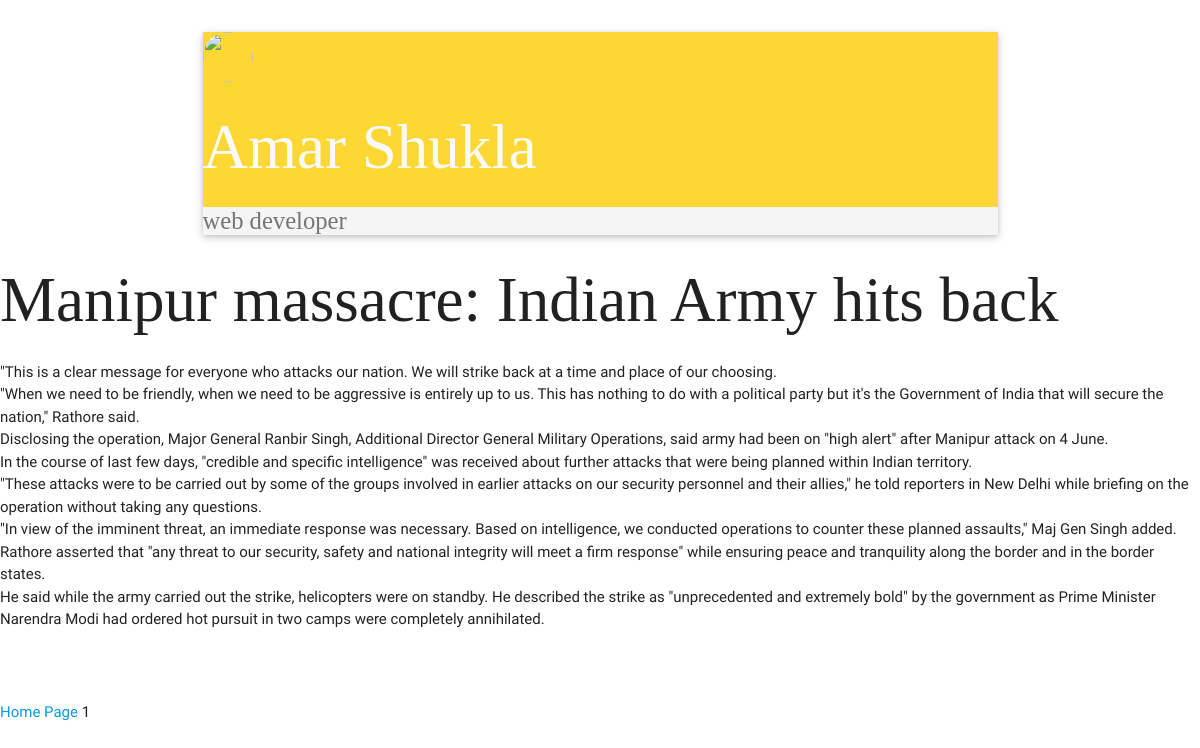
The app's page /post/1/ with its own data.
### blog/models.py (models this page shows)
class Post(models.Model):
	author = models.ForeignKey('auth.user')
	title = models.CharField(max_length = 200)
	content = models.TextField()
	created_date = models.DateTimeField(null=True)
	publish_date = models.DateTimeField(null=True)

### blog/views.py (the view)
# urls.py: url(r'^post/(?P<pk>[0-9]+)/$', views.post_detail),
def post_detail(request, pk):
    post = get_object_or_404(Post,pk=pk)
    return render(request, 'blog/post_detail.html', {'post': post})

### blog/templates/blog/post_detail.html (shortened to what this page needs)
{% extends "blog/base.html" %}
{% block content %}
    <div class="post">
        <h1>{{ post.title }}</h1>
        <p>{{ post.content|linebreaks }}</p>
    </div>
    <div id="footer">
    	<a href="{% url "blog.views.post_list" %}">Home Page</a>
    	{{post.pk}}
    </div>
{% endblock %}

### blog/static/css/main.css (style rules this page uses)
h1, h2, h3, h4 { font-family: 'Ariel', cursive; }
.post { margin-bottom: 70px; }

### records on screen
Post: title "Manipur massacre: Indian Army hits back", content "\"This is a clear message for everyone who attacks our nation. We will strike back at a time and place of our choosing. \"When we need to be friendly, when we need to be aggressive is entirely up to us. This has nothing to do with a political party but it's the Government of India that will secure the nation,\" Rathore said. Disclosing the operation, Major General Ranbir Singh, Additional Director General Military Operations, said army had been on \"high alert\" after Manipur attack on 4 June. In the course of last few days, \"credible and specific intelligence\" was received about further attacks that were being planned within Indian territory. \"These attacks were to be carried out by some of the…", pk "1"
